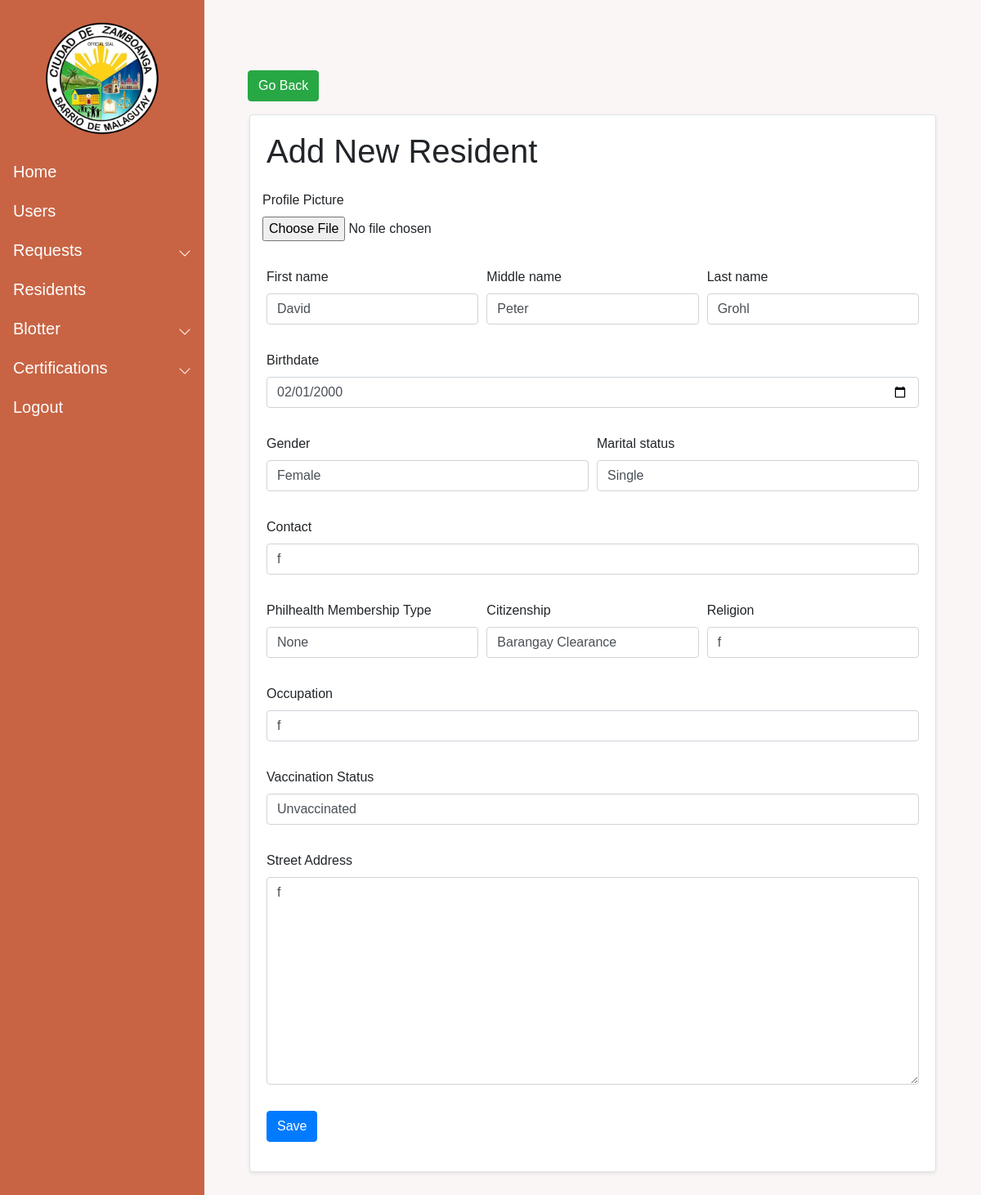
The page /resident_update/20/ (signed in) on the database as committed earlier.
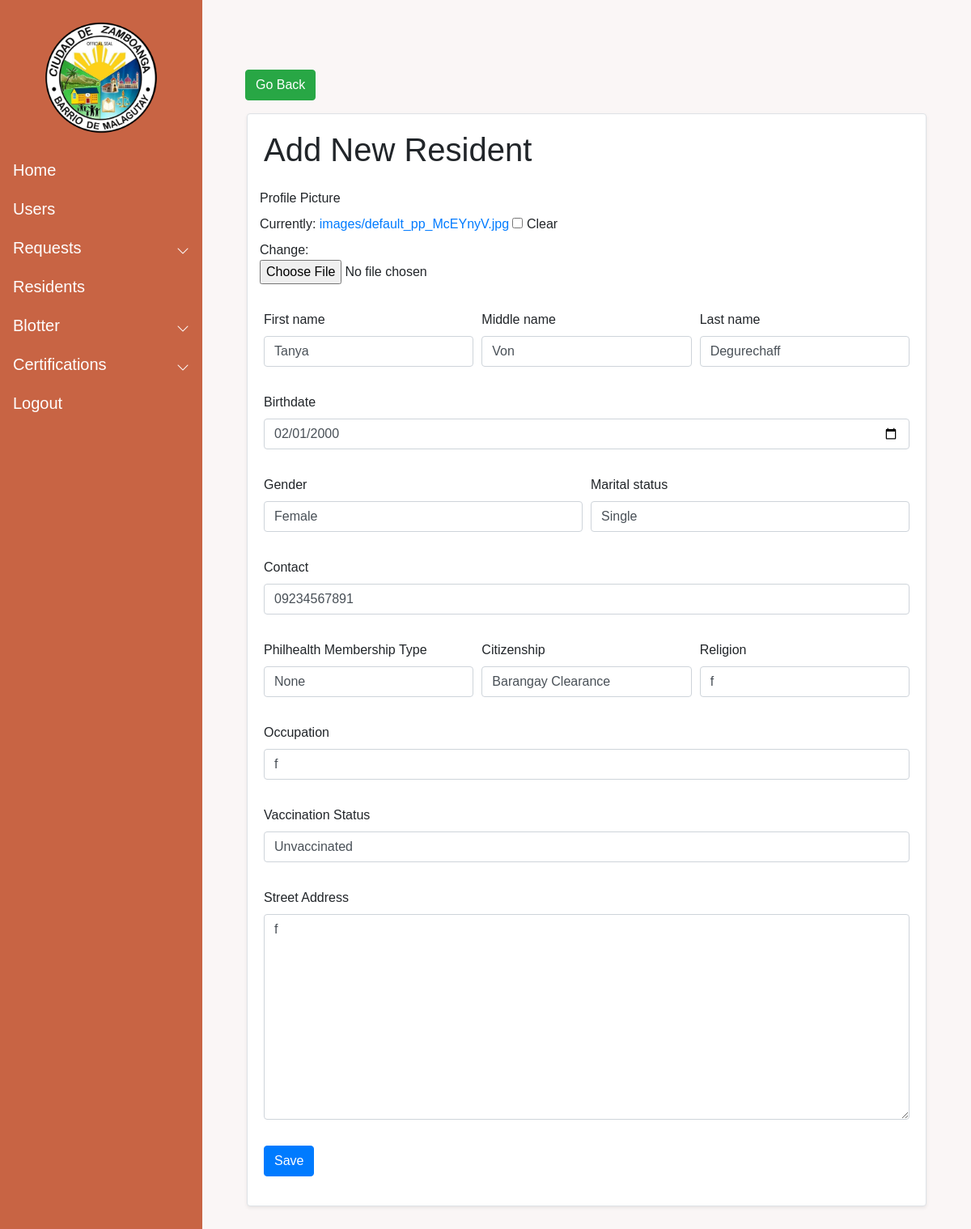
The same page on the database as committed later.
### Resident/models.py (models this page shows, shortened)
class Resident (models.Model):
    pic = models.ImageField(null=True, blank = True, verbose_name="Profile Picture", upload_to= "images/", default='images/default_pp.jpg')
    First_name = models.CharField(max_length=50)
    Last_name = models.CharField(max_length=50)
    Middle_name = models.CharField(max_length=50)
    Birthdate = models.DateField(auto_now_add=False, auto_now=False)
    Gender_choices = (
        ('Male','Male'),
        ('Female','Female')
        )
    Gender = models.CharField(max_length=100, choices=Gender_choices, default = "Not Specified")
    Contact = models.CharField(max_length=11)
    Phealthnone = 'None'
    Phealth_choices = (
        ('None', 'None'),
        ('Employed','Employed'),
        ('Voluntary','Voluntary'),
        ('OFW','OFW'),
        ('Sponsored','Sponsored'),
        ('Indigent','Indigent'),
        ('Lifetime','Lifetime'),
        ('Senior','Senior')
    )
    Philhealth_membership = models.CharField(max_length=100,choices=Phealth_choices,default=Phealthnone,verbose_name="Philhealth Membership Type")
    Cstatus_choices = (
        ('Single','Single'),
        ('Married','Married'),
        ('Separated','Separated'),
        ('Widowed','Widowed'),
        )
    Marital_status = models.CharField(max_length=100, choices = Cstatus_choices, default = "")
    Citizenship = models.CharField(max_length=100)
    Religion = models.CharField(max_length=100)
    Occupation = models.CharField(max_length=100, null=True, blank=True)
    Vac_choices = (
        ('Vaccinated','Vaccinated'),
        ('Unvaccinated','Unvaccinated')
    )
    Vaccination = models.CharField(max_length=100, choices = Vac_choices, verbose_name="Vaccination Status", default="")
    Address = models.TextField(max_length=250, verbose_name="Street Address")
    Blacklisted = models.BooleanField(default = False)
    created_date = models.DateTimeField(auto_now_add=True)
    modified_date = models.DateTimeField(auto_now=True)

### Resident/views.py (the view)
@login_required(login_url='login')
def Update_resident(request, pk):
    resident_obj = Resident.objects.get(id = pk)
    form = Resident_Form(instance = resident_obj)
    if request.method == "POST":
        form = Resident_Form(request.POST, request.FILES, instance = resident_obj)
        if form.is_valid():
            form.save()
            messages.success(request, "Resident has been modified")
            return redirect('/residents/')
    context = {
        'form' : form
    }
    return render(request,"profile_form.html",context = context)

### Resident/forms.py
class Resident_Form(forms.ModelForm):
    class Meta:
        widgets = {
            'Birthdate' : DateInput()
        }
        model = Resident
        fields = [
            'pic',
            'First_name',
            'Middle_name',
            'Last_name',
            'Birthdate',
            'Gender',
            'Marital_status',
            'Contact',
            'Philhealth_membership',
            'Citizenship',
            'Religion',
            'Occupation',
            'Vaccination',
            'Address',
        ]

### templates/profile_form.html (shortened to what this page needs)
{% extends 'base.html' %}
{% load crispy_forms_tags %}
{% block content %}
<div style="margin-left: 40px;">
    <a href = "{% url 'residents' %}" class="btn btn-success ml-2 mb-3" role="button">Go Back</a>
</div>
<div style="margin-right: 50px; margin-left:50px; padding:20px; background-color: white;" class="border rounded shadow-sm mb-5">
    <h1 class="mb-4">Add New Resident</h1>
    <form enctype="multipart/form-data" method = "POST" action="">
        <div class="form-row">
            <div class="form-group" col>
                {{ form.pic | as_crispy_field }}
            </div>
        </div>
        <div class="form-row">
            <div class="form-group col">
                {{ form.First_name | as_crispy_field}}
            </div>
            <div class="form-group col">
                {{ form.Middle_name | as_crispy_field}}
            </div>
            <div class="form-group col">
                {{ form.Last_name | as_crispy_field}}
            </div>
        </div>
        <div class="form-row">
            <div class="form-group col">
                {{ form.Birthdate | as_crispy_field}}
            </div>
        </div>
        <div class="form-row">
            <div class="form-group col">
                {{ form.Gender | as_crispy_field}}
            </div>
            <div class="form-group col">
                {{ form.Marital_status | as_crispy_field}}
            </div>
        </div>
        <div class="form-row">
            <div class="form-group col">
                {{ form.Contact | as_crispy_field}}
            </div>
        </div>
        <div class="form-row">
            <div class="form-group col">
                {{ form.Philhealth_membership | as_crispy_field}}
            </div>
            <div class="form-group col">
                {{ form.Citizenship | as_crispy_field}}
            </div>
            <div class="form-group col">
                {{ form.Religion | as_crispy_field}}
            </div>
        </div>
        <div class="form-row">
                <div class="form-group col">
                    {{ form.Occupation | as_crispy_field}}
                </div>
        </div>
        <div class="form-row">
                <div class="form-group col">
                    {{ form.Vaccination | as_crispy_field}}
                </div>
        </div>
        <div class="form-row">
                <div class="form-group col">
                    {{ form.Address | as_crispy_field}}
                </div>
        </div>
        <input type = "submit" name = "Submit" value = "Save" class = "btn btn-primary" onclick = "">
    </form>
</div>
{% endblock content %}

Rows that differ between the two databases and show on the page:
changed Resident "Female": First_name "David" → "Tanya"; Middle_name "Peter" → "Von"; Last_name "Grohl" → "Degurechaff"; Contact "f" → "09234567891"
Other text that changed with them:
form field pic|as_crispy_field: (not shown) → "☐"
text no longer shown: "Profile Picture"
text now shown: "Profile Picture Currently: images/default_pp_McEYnyV.jpg Clear Change:"
